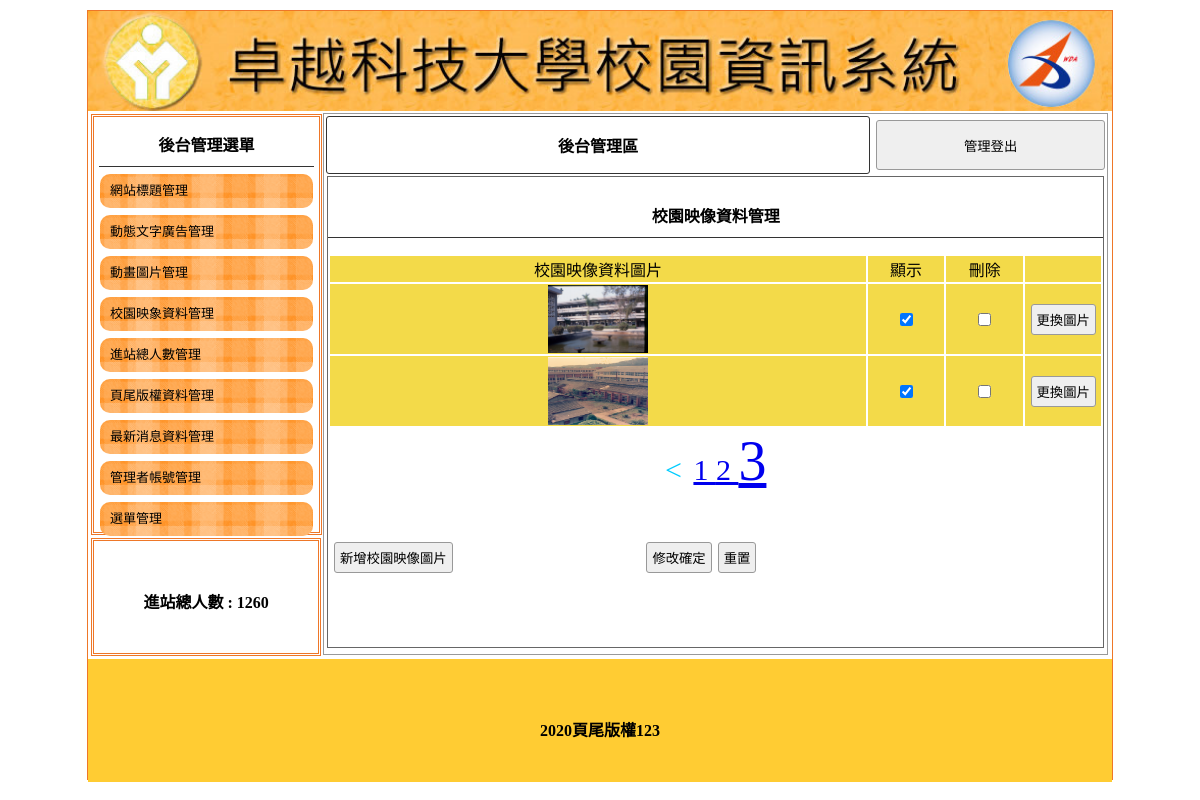
/backend.php?do=image&p=3, run on the app's committed database.
### tables this page shows
CREATE TABLE `title` (
  `id` int(11) UNSIGNED NOT NULL,
  `text` text DEFAULT NULL,
  `img` text DEFAULT NULL,
  `sh` int(1) NOT NULL
);

CREATE TABLE `total` (
  `id` int(11) UNSIGNED NOT NULL,
  `total` int(11) UNSIGNED NOT NULL
);

CREATE TABLE `image` (
  `id` int(11) UNSIGNED NOT NULL,
  `text` text DEFAULT NULL,
  `img` text DEFAULT NULL,
  `sh` int(1) NOT NULL
);

CREATE TABLE `bottom` (
  `id` int(11) UNSIGNED NOT NULL,
  `bottom` text NOT NULL
);

### base.php (called while the page is built, shortened)
<?php
$tstr = [
    'title' => "網站標題管理",
    'ad' => "動態文字廣告管理",
    'mvim' => "動畫圖片管理",
    'image' => "校園映像資料管理",
    'total' => "進站人數管理",
    'bottom' => "頁尾版權資料管理",
    'news' => "最新消息資料管理",
    'admin' => "管理者帳號管理",
    'menu' => "選單管理",
];
$addstr = [
    'title' => "新增網站標題圖片",
    'ad' => "新增動態文字廣告",
    'mvim' => "新增動畫圖片",
    'image' => "新增校園映像圖片",
    'total' => "新增進站人數",
    'bottom' => "新增頁尾版權文字",
    'news' => "新增最新消息",
    'admin' => "新增管理者帳號",
    'menu' => "新增主選單",
];
class DB
{
    private $dsn = "mysql:host=localhost;dbname=db21;charset=utf8";
    private $table;
    private $pw = "";
    private $user = "root";
    private $pdo;
    public function __construct($table)
    {
        $this->table = $table;
        $this->pdo = new PDO($this->dsn, $this->user, $this->pw);
    }
    function all(...$arg)
    {
        $sql = "select * from $this->table ";
        if (isset($arg[0])) {
            if (is_array($arg[0])) {
                foreach ($arg[0] as $key => $value) {
                    $tmp[] = sprintf("`%s`='%s'", $key, $value);
                }
                $sql .= " where " . implode(" && ", $tmp);
            } else {
                $sql .= $arg[0];
            }
        }
        return $this->pdo->query($sql)->fetchAll();
    }
    function count(...$arg)
    {
        $sql = "select count(*) from $this->table ";
        return $this->pdo->query($sql)->fetchColumn();
    }
    function find($arg)
    {
        $sql = "select * from $this->table ";
        if (is_array($arg)) {
            foreach ($arg as $key => $value) {
                $tmp[] = sprintf("`%s`='%s'", $key, $value);
            }
            $sql .= " where " . implode(" && ", $tmp);
        } else {
            $sql .= " where `id`='$arg'";
        }
        return $this->pdo->query($sql)->fetch(PDO::FETCH_ASSOC);
    }
    function save($arg)
    {
        if (!empty($arg['id'])) {
            foreach ($arg as $key => $value) {
                $tmp[] = sprintf("`%s`='%s'", $key, $value);
            }
            $sql = "update $this->table set " . implode(" , ", $tmp) . " where `id`='{$arg['id']}'";
        } else {
            $sql = "insert into $this->table (`" . implode("`,`", array_keys($arg)) . "`) values('" . implode("','", $arg) . "')";
        }
        return $this->pdo->exec($sql);
    }
}
$Title = new DB("title");
$Image = new DB("image");
$Bottom = new DB("bottom");
$Total = new DB("total");

### backend.php (the view, shortened to what this page needs)
<?php
include_once "base.php";
?>
<!DOCTYPE html PUBLIC "-//W3C//DTD XHTML 1.0 Transitional//EN" "http://www.w3.org/TR/xhtml1/DTD/xhtml1-transitional.dtd">
<html xmlns="http://www.w3.org/1999/xhtml">
<head>
	<link href="css/css.css" rel="stylesheet" type="text/css">
</head>
<body>
	<div id="main">
		<a title="<?=$Title->find(['sh'=>1])['text'];?>" href="index.php">
			<div class="ti" style="background:url('img/<?=$Title->find(['sh'=>1])['img'];?>'); background-size:cover;"></div>
		</a>
		<div id="ms">
			<div id="lf" style="float:left;">
				<div id="menuput" class="dbor">
					<span class="t botli">後台管理選單</span>
					<a style="color:#000; font-size:13px; text-decoration:none;" href="?do=title">
						<div class="mainmu">
							網站標題管理 </div>
					</a>
					<a style="color:#000; font-size:13px; text-decoration:none;" href="?do=ad">
						<div class="mainmu">
							動態文字廣告管理 </div>
					</a>
					<a style="color:#000; font-size:13px; text-decoration:none;" href="?do=mvim">
						<div class="mainmu">
							動畫圖片管理 </div>
					</a>
					<a style="color:#000; font-size:13px; text-decoration:none;" href="?do=image">
						<div class="mainmu">
							校園映象資料管理 </div>
					</a>
					<a style="color:#000; font-size:13px; text-decoration:none;" href="?do=total">
						<div class="mainmu">
							進站總人數管理 </div>
					</a>
					<a style="color:#000; font-size:13px; text-decoration:none;" href="?do=bottom">
						<div class="mainmu">
							頁尾版權資料管理 </div>
					</a>
					<a style="color:#000; font-size:13px; text-decoration:none;" href="?do=news">
						<div class="mainmu">
							最新消息資料管理 </div>
					</a>
					<a style="color:#000; font-size:13px; text-decoration:none;" href="?do=admin">
						<div class="mainmu">
							管理者帳號管理 </div>
					</a>
					<a style="color:#000; font-size:13px; text-decoration:none;" href="?do=menu">
						<div class="mainmu">
							選單管理 </div>
					</a>
				</div>
				<div class="dbor" style="margin:3px; width:95%; height:20%; line-height:100px;">
					<span class="t">進站總人數 : <?=$Total->find(1)['total'];?> </span>
				</div>
			</div>
			<div class="di" style="height:540px; border:#999 1px solid; width:76.5%; margin:2px 0px 0px 0px; float:left; position:relative; left:20px;">
				<table width="100%">
					<tbody>
						<tr>
							<td style="width:70%;font-weight:800; border:#333 1px solid; border-radius:3px;" class="cent"><a href="?do=admin" style="color:#000; text-decoration:none;">後台管理區</a></td>
							<td><button onclick="lo('api/logout.php')" style="width:99%; margin-right:2px; height:50px;">管理登出</button></td>
						</tr>
					</tbody>
				</table>
				<?php
				$do=(isset($_GET['do']))?$_GET['do']:'title';
                $file="./backend/".$do.".php";
                if(file_exists($file)){
                    include $file;
                }else{
                    include "./backend/title.php";
                }
				?>
			</div>
		</div>
		<div style="width:1024px; left:0px; position:relative; background:#FC3; margin-top:4px; height:123px; display:block;">
			<span class="t" style="line-height:123px;"><?=$Bottom->find(1)['bottom'];?></span>
		</div>
	</div>
</body>
</html>

### backend/image.php (shortened to what this page needs)
<div style="width:99%; height:87%; margin:auto; overflow:auto; border:#666 1px solid;">
    <p class="t cent botli"><?= $tstr[$do]; ?></p>
    <form method="post" action="./api/edit.php">
        <table width="100%">
            <tbody>
                <tr class="yel">
                    <td width="70%">校園映像資料圖片</td>
                    <td width="10%">顯示</td>
                    <td width="10%">刪除</td>
                    <td></td>
                </tr>
                <?php
                $all = $Image->count();
                $div = 3;
                $pages = ceil($all / $div);
                $now = (isset($_GET['p'])) ? $_GET['p'] : 1;
                $start = ($now - 1) * $div;
                $rows = $Image->all("limit $start,$div");
                foreach ($rows as $row) {
                ?>
                    <tr class="yel">
                        <td>
                            <img src="./img/<?= $row['img']; ?>" style="width:100px;height:68px;">
                        </td>
                        <td>
                            <input type="checkbox" name="sh[]" value="<?= $row['id']; ?>" <?= ($row['sh'] == 1 ? "checked" : "") ?>>
                        </td>
                        <td>
                            <input type="checkbox" name="del[]" value="<?= $row['id']; ?>">
                        </td>
                        <td>
                            <input type="button" value="更換圖片" onclick="op('#cover','#cvr','./modal/upload.php?table=<?= $do; ?>&id=<?= $row['id']; ?>')">
                        </td>
                    </tr>
                <?php
                }
                ?>
                <tr>
                    <td  colspan="4" style="text-align: center;">
                        <?php
                        if (($now - 1) > 0) {
                        ?>
                            <a class="bl" style="font-size:30px;" href="?do=image&p=<?= $now - 1; ?>">&lt;&nbsp;</a>
                        <?php
                        }
                        for ($i = 1; $i <= $pages; $i++) {
                            if ($i == $now) {
                                $font = "3.5rem";
                            } else {
                                $font = "30px";
                            }
                            echo "<a style='font-size:$font;' href='?do=image&p=$i'> ";
                            echo $i;
                            echo " </a>";
                        }
                        ?>
                    </td>
                </tr>
            </tbody>
        </table>
        <table style="margin-top:40px; width:70%;">
            <tbody>
                <tr>
                    <td width="200px"><input type="button" onclick="op('#cover','#cvr','./modal/add.php?table=<?= $do; ?>')" value="<?= $addstr[$do]; ?>"></td>
                    <td class="cent"><input type="submit" value="修改確定"><input type="reset" value="重置">
                    </td>
                </tr>
            </tbody>
        </table>
    </form>
</div>

### css/css.css (style rules this page uses)
body { padding:0px; margin:0px; }
#main { width:1024px; height:768px; margin:10px auto 10px auto; border:#EE7728 1px solid; position:relative; }
.ti { width:100%; height:100px; position:relative; background-size:cover; background-repeat:no-repeat; }
.dbor { border:#EE7728 double 3px; margin:1px; padding:2px 10px 2px 10px; }
.t { font-weight:800; display:block; text-align:center; padding:10px 1px 10px 1px; }
.botli { border-bottom:#333 1px solid; }
.mainmu { position:relative; border-radius:10px; background:url(../icon/menu.fw.png) center no-repeat; background-size:cover; line-height:30px; padding:2px 10px 2px 10px; margin:7px 1px 7px 1px; }
#lf { height:540px; width:21%; display:inline-block; }
#menuput { width:100%; height:75%; position:relative; padding:5px; display:block; margin: 3px; }
.di { display:inline-block; }
.cent { text-align:center; }
input,button { border:#999 1px solid; border-radius:3px; background:#EFEFEF; padding:5px; margin:3px; }
.yel td { background:#F3DA49; text-align:center; }
.bl { color:#0CF; cursor:pointer; text-decoration:none; }

### data on the page
title: img (picture)
total: total "1260"
image: img (picture), sh "☑"
image: img (picture), sh "☑"
bottom: bottom "2020頁尾版權123"

### other printed values
$tstr[$do] "校園映像資料管理"
